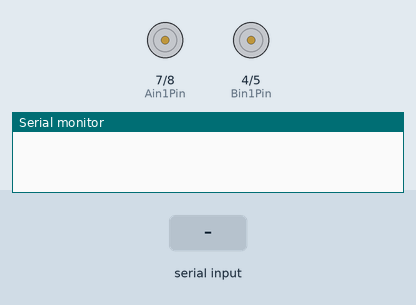
Recording of a sketch running on a simulated Arduino Uno, built with avr-gcc and run on an emulated ATmega328P. Parts: motor-driver pin pairs drawn as motors (green arrow = first pin HIGH = forward, orange = second pin HIGH = backward, longer = more drive, scaled by the enable pin), the last lines printed to the serial monitor. Inputs (shaded band) come from the test bench.

Above: at 1.6 s.
1.7 s: "90,45\n" received over Serial
At 4.4 s:
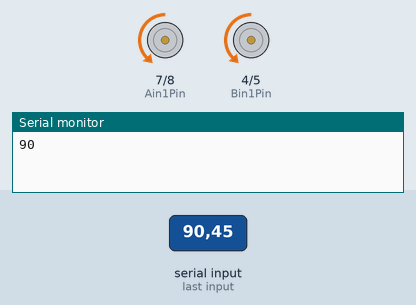
At 7.1 s:
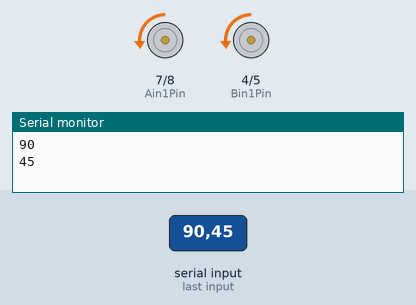
Timing chart, 0 to 10.2 s (numbered marks = the images above; inputs shaded):
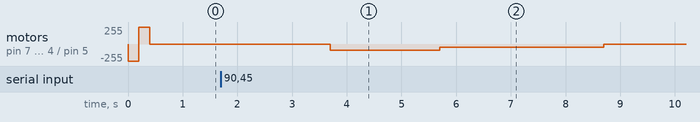

The sketch:

BCICar.ino
```cpp
#include "motor_movement.h"           // Load motor functions

#define MAXSPEED 255

void setup() {
    pinMode(Ain1Pin, OUTPUT);
    pinMode(Ain2Pin, OUTPUT);
    pinMode(PwmAPin, OUTPUT);
    pinMode(Bin1Pin, OUTPUT);
    pinMode(Bin2Pin, OUTPUT);
    pinMode(PwmBPin, OUTPUT);

    Serial.begin(9600);

    forward(MAXSPEED); delay(200);
    reverse(MAXSPEED); delay(200);
    pause();
}

void loop() {
    if(Serial.available()) {
      delay(2000);
      int speed = Serial.parseInt();
      Serial.println(speed);

      if(speed >= 0 && speed <= 255) {
        forward(speed);
      }
    }
}
```

motor_movement.h
```cpp
/*****************************************
Motor movement instructions options:
- forward
- reverse
- pause
*****************************************/

// Define Pins
const int Ain1Pin = 7;
const int Ain2Pin = 8;
const int PwmAPin = 9;
const int Bin1Pin = 4;
const int Bin2Pin = 5;
const int PwmBPin = 6;


void forward(int aSpeed) {
    // Move motor A forward at full speed
    digitalWrite(Ain1Pin, LOW);
    digitalWrite(Ain2Pin, HIGH);
    analogWrite(PwmAPin, aSpeed);
    // Move motor B forward at full speed
    digitalWrite(Bin1Pin, LOW);
    digitalWrite(Bin2Pin, HIGH);
    analogWrite(PwmBPin, aSpeed);
}

void reverse(int aSpeed) {
    // Move motor A forward at full speed
    digitalWrite(Ain1Pin, HIGH);
    digitalWrite(Ain2Pin, LOW);
    analogWrite(PwmAPin, aSpeed);
    // Move motor B forward at full speed
    digitalWrite(Bin1Pin, HIGH);
    digitalWrite(Bin2Pin, LOW);
    analogWrite(PwmBPin, aSpeed);
}

void pause(){
    // Stop motor A
    analogWrite(PwmAPin, 0);
    // Stop motor B
    analogWrite(PwmBPin, 0);
}
```

Measured:
- after the input at 1.7 s, motor on pin 7 (Ain1Pin) / pin 8 (Ain2Pin), motor on pin 4 (Bin1Pin) / pin 5 (Bin2Pin): stopped → backward 90/255 after 2.0 s, → backward 45/255 2.0 s later, → stopped 3.0 s later
